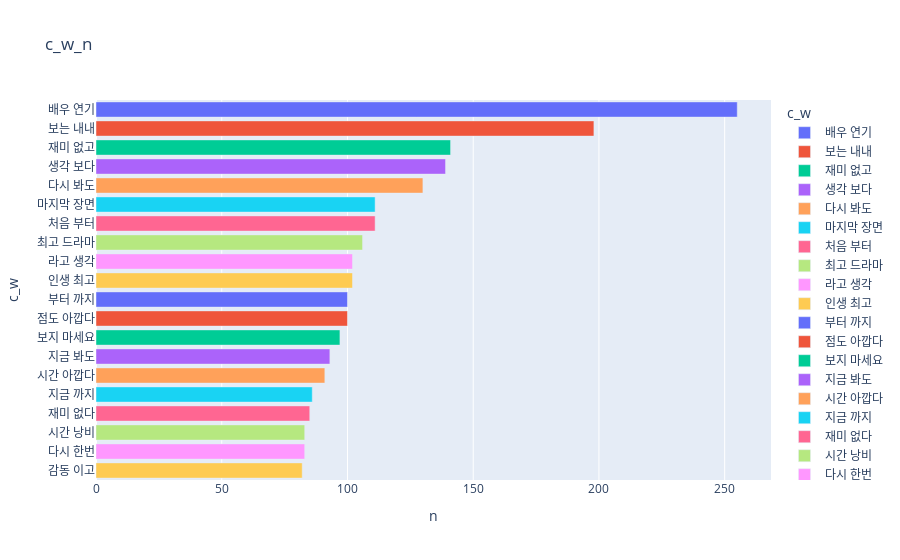

The notebook cell saved with this chart:
### Code cell
ck2_data=dict(N_그램_표현(df_d.document,20,2))
v_df1=pd.DataFrame(columns=['c_w','n'])
v_df1['c_w']=list(ck2_data.keys())
v_df1['n']=list(ck2_data.values())
fig=px.bar(v_df1,x='n',y='c_w',orientation='h',title='c_w_n',color='c_w')#orientation:동작 형식
fig.show()

### Figure 1 — Plotly figure (JSON) as saved in the notebook; plotly's stock layout.template omitted (floating-point values rounded to 4 significant figures)
{"data": [{"alignmentgroup": "True", "hovertemplate": "c_w=%{y}<br>n=%{x}<extra></extra>", "legendgroup": "배우 연기", "marker": {"color": "#636efa", "pattern": {"shape": ""}}, "name": "배우 연기", "offsetgroup": "배우 연기", "orientation": "h", "showlegend": true, "textposition": "auto", "type": "bar", "x": [255], "xaxis": "x", "y": ["배우 연기"], "yaxis": "y"}, {"alignmentgroup": "True", "hovertemplate": "c_w=%{y}<br>n=%{x}<extra></extra>", "legendgroup": "보는 내내", "marker": {"color": "#EF553B", "pattern": {"shape": ""}}, "name": "보는 내내", "offsetgroup": "보는 내내", "orientation": "h", "showlegend": true, "textposition": "auto", "type": "bar", "x": [198], "xaxis": "x", "y": ["보는 내내"], "yaxis": "y"}, {"alignmentgroup": "True", "hovertemplate": "c_w=%{y}<br>n=%{x}<extra></extra>", "legendgroup": "재미 없고", "marker": {"color": "#00cc96", "pattern": {"shape": ""}}, "name": "재미 없고", "offsetgroup": "재미 없고", "orientation": "h", "showlegend": true, "textposition": "auto", "type": "bar", "x": [141], "xaxis": "x", "y": ["재미 없고"], "yaxis": "y"}, {"alignmentgroup": "True", "hovertemplate": "c_w=%{y}<br>n=%{x}<extra></extra>", "legendgroup": "생각 보다", "marker": {"color": "#ab63fa", "pattern": {"shape": ""}}, "name": "생각 보다", "offsetgroup": "생각 보다", "orientation": "h", "showlegend": true, "textposition": "auto", "type": "bar", "x": [139], "xaxis": "x", "y": ["생각 보다"], "yaxis": "y"}, {"alignmentgroup": "True", "hovertemplate": "c_w=%{y}<br>n=%{x}<extra></extra>", "legendgroup": "다시 봐도", "marker": {"color": "#FFA15A", "pattern": {"shape": ""}}, "name": "다시 봐도", "offsetgroup": "다시 봐도", "orientation": "h", "showlegend": true, "textposition": "auto", "type": "bar", "x": [130], "xaxis": "x", "y": ["다시 봐도"], "yaxis": "y"}, {"alignmentgroup": "True", "hovertemplate": "c_w=%{y}<br>n=%{x}<extra></extra>", "legendgroup": "마지막 장면", "marker": {"color": "#19d3f3", "pattern": {"shape": ""}}, "name": "마지막 장면", "offsetgroup": "마지막 장면", "orientation": "h", "showlegend": true, "textposition": "auto", "type": "bar", "x": [111], "xaxis": "x", "y": ["마지막 장면"], "yaxis": "y"}, {"alignmentgroup": "True", "hovertemplate": "c_w=%{y}<br>n=%{x}<extra></extra>", "legendgroup": "처음 부터", "marker": {"color": "#FF6692", "pattern": {"shape": ""}}, "name": "처음 부터", "offsetgroup": "처음 부터", "orientation": "h", "showlegend": true, "textposition": "auto", "type": "bar", "x": [111], "xaxis": "x", "y": ["처음 부터"], "yaxis": "y"}, {"alignmentgroup": "True", "hovertemplate": "c_w=%{y}<br>n=%{x}<extra></extra>", "legendgroup": "최고 드라마", "marker": {"color": "#B6E880", "pattern": {"shape": ""}}, "name": "최고 드라마", "offsetgroup": "최고 드라마", "orientation": "h", "showlegend": true, "textposition": "auto", "type": "bar", "x": [106], "xaxis": "x", "y": ["최고 드라마"], "yaxis": "y"}, {"alignmentgroup": "True", "hovertemplate": "c_w=%{y}<br>n=%{x}<extra></extra>", "legendgroup": "라고 생각", "marker": {"color": "#FF97FF", "pattern": {"shape": ""}}, "name": "라고 생각", "offsetgroup": "라고 생각", "orientation": "h", "showlegend": true, "textposition": "auto", "type": "bar", "x": [102], "xaxis": "x", "y": ["라고 생각"], "yaxis": "y"}, {"alignmentgroup": "True", "hovertemplate": "c_w=%{y}<br>n=%{x}<extra></extra>", "legendgroup": "인생 최고", "marker": {"color": "#FECB52", "pattern": {"shape": ""}}, "name": "인생 최고", "offsetgroup": "인생 최고", "orientation": "h", "showlegend": true, "textposition": "auto", "type": "bar", "x": [102], "xaxis": "x", "y": ["인생 최고"], "yaxis": "y"}, {"alignmentgroup": "True", "hovertemplate": "c_w=%{y}<br>n=%{x}<extra></extra>", "legendgroup": "부터 까지", "marker": {"color": "#636efa", "pattern": {"shape": ""}}, "name": "부터 까지", "offsetgroup": "부터 까지", "orientation": "h", "showlegend": true, "textposition": "auto", "type": "bar", "x": [100], "xaxis": "x", "y": ["부터 까지"], "yaxis": "y"}, {"alignmentgroup": "True", "hovertemplate": "c_w=%{y}<br>n=%{x}<extra></extra>", "legendgroup": "점도 아깝다", "marker": {"color": "#EF553B", "pattern": {"shape": ""}}, "name": "점도 아깝다", "offsetgroup": "점도 아깝다", "orientation": "h", "showlegend": true, "textposition": "auto", "type": "bar", "x": [100], "xaxis": "x", "y": ["점도 아깝다"], "yaxis": "y"}, {"alignmentgroup": "True", "hovertemplate": "c_w=%{y}<br>n=%{x}<extra></extra>", "legendgroup": "보지 마세요", "marker": {"color": "#00cc96", "pattern": {"shape": ""}}, "name": "보지 마세요", "offsetgroup": "보지 마세요", "orientation": "h", "showlegend": true, "textposition": "auto", "type": "bar", "x": [97], "xaxis": "x", "y": ["보지 마세요"], "yaxis": "y"}, {"alignmentgroup": "True", "hovertemplate": "c_w=%{y}<br>n=%{x}<extra></extra>", "legendgroup": "지금 봐도", "marker": {"color": "#ab63fa", "pattern": {"shape": ""}}, "name": "지금 봐도", "offsetgroup": "지금 봐도", "orientation": "h", "showlegend": true, "textposition": "auto", "type": "bar", "x": [93], "xaxis": "x", "y": ["지금 봐도"], "yaxis": "y"}, {"alignmentgroup": "True", "hovertemplate": "c_w=%{y}<br>n=%{x}<extra></extra>", "legendgroup": "시간 아깝다", "marker": {"color": "#FFA15A", "pattern": {"shape": ""}}, "name": "시간 아깝다", "offsetgroup": "시간 아깝다", "orientation": "h", "showlegend": true, "textposition": "auto", "type": "bar", "x": [91], "xaxis": "x", "y": ["시간 아깝다"], "yaxis": "y"}, {"alignmentgroup": "True", "hovertemplate": "c_w=%{y}<br>n=%{x}<extra></extra>", "legendgroup": "지금 까지", "marker": {"color": "#19d3f3", "pattern": {"shape": ""}}, "name": "지금 까지", "offsetgroup": "지금 까지", "orientation": "h", "showlegend": true, "textposition": "auto", "type": "bar", "x": [86], "xaxis": "x", "y": ["지금 까지"], "yaxis": "y"}, {"alignmentgroup": "True", "hovertemplate": "c_w=%{y}<br>n=%{x}<extra></extra>", "legendgroup": "재미 없다", "marker": {"color": "#FF6692", "pattern": {"shape": ""}}, "name": "재미 없다", "offsetgroup": "재미 없다", "orientation": "h", "showlegend": true, "textposition": "auto", "type": "bar", "x": [85], "xaxis": "x", "y": ["재미 없다"], "yaxis": "y"}, {"alignmentgroup": "True", "hovertemplate": "c_w=%{y}<br>n=%{x}<extra></extra>", "legendgroup": "시간 낭비", "marker": {"color": "#B6E880", "pattern": {"shape": ""}}, "name": "시간 낭비", "offsetgroup": "시간 낭비", "orientation": "h", "showlegend": true, "textposition": "auto", "type": "bar", "x": [83], "xaxis": "x", "y": ["시간 낭비"], "yaxis": "y"}, {"alignmentgroup": "True", "hovertemplate": "c_w=%{y}<br>n=%{x}<extra></extra>", "legendgroup": "다시 한번", "marker": {"color": "#FF97FF", "pattern": {"shape": ""}}, "name": "다시 한번", "offsetgroup": "다시 한번", "orientation": "h", "showlegend": true, "textposition": "auto", "type": "bar", "x": [83], "xaxis": "x", "y": ["다시 한번"], "yaxis": "y"}, {"alignmentgroup": "True", "hovertemplate": "c_w=%{y}<br>n=%{x}<extra></extra>", "legendgroup": "감동 이고", "marker": {"color": "#FECB52", "pattern": {"shape": ""}}, "name": "감동 이고", "offsetgroup": "감동 이고", "orientation": "h", "showlegend": true, "textposition": "auto", "type": "bar", "x": [82], "xaxis": "x", "y": ["감동 이고"], "yaxis": "y"}], "layout": {"barmode": "relative", "legend": {"title": {"text": "c_w"}, "tracegroupgap": 0}, "title": {"text": "c_w_n"}, "xaxis": {"anchor": "y", "domain": [0, 1], "title": {"text": "n"}}, "yaxis": {"anchor": "x", "categoryarray": ["감동 이고", "다시 한번", "시간 낭비", "재미 없다", "지금 까지", "시간 아깝다", "지금 봐도", "보지 마세요", "점도 아깝다", "부터 까지", "인생 최고", "라고 생각", "최고 드라마", "처음 부터", "마지막 장면", "다시 봐도", "생각 보다", "재미 없고", "보는 내내", "배우 연기"], "categoryorder": "array", "domain": [0, 1], "title": {"text": "c_w"}}}}
